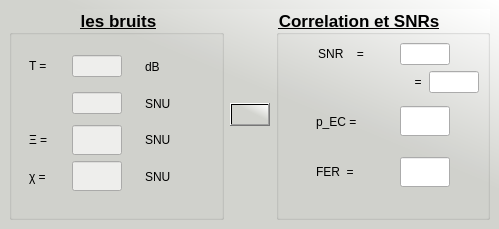
               <widget class="QWidget" name="page_1">
                <property name="styleSheet">
                 <string notr="true">*{
background-color: qlineargradient(spread:pad, x1:0.58371, y1:0.437, x2:1, y2:0, stop:0 rgba(210, 211, 206, 255), stop:1 rgba(255, 255, 255, 255));
}</string>
                </property>
                <widget class="QWidget" name="layoutWidget">
                 <property name="geometry">
                  <rect>
                   <x>9</x>
                   <y>9</y>
                   <width>481</width>
                   <height>211</height>
                  </rect>
                 </property>
                 <layout class="QHBoxLayout" name="horizontalLayout_39">
                  <item>
                   <widget class="QGroupBox" name="groupBox">
                    <property name="sizePolicy">
                     <sizepolicy hsizetype="Expanding" vsizetype="Expanding">
                      <horstretch>0</horstretch>
                      <verstretch>0</verstretch>
                     </sizepolicy>
                    </property>
                    <property name="minimumSize">
                     <size>
                      <width>0</width>
                      <height>0</height>
                     </size>
                    </property>
                    <property name="font">
                     <font>
                      <pointsize>13</pointsize>
                      <weight>75</weight>
                      <bold>true</bold>
                      <underline>true</underline>
                     </font>
                    </property>
                    <property name="styleSheet">
                     <string notr="true">#groupBox{
	color: rgb(0, 0, 0);
}
QLineEdit{
	background-color: rgb(238, 238, 236);
}
*{
background:none;
}</string>
                    </property>
                    <property name="title">
                     <string>les bruits</string>
                    </property>
                    <property name="alignment">
                     <set>Qt::AlignHCenter|Qt::AlignTop</set>
                    </property>
                    <widget class="QWidget" name="layoutWidget">
                     <property name="geometry">
                      <rect>
                       <x>3</x>
                       <y>42</y>
                       <width>201</width>
                       <height>141</height>
                      </rect>
                     </property>
                     <layout class="QVBoxLayout" name="verticalLayout_9">
                      <item>
                       <layout class="QHBoxLayout" name="horizontalLayout_7">
                        <item>
                         <widget class="QLabel" name="label_11">
                          <property name="minimumSize">
                           <size>
                            <width>0</width>
                            <height>20</height>
                           </size>
                          </property>
                          <property name="maximumSize">
                           <size>
                            <width>20</width>
                            <height>20</height>
                           </size>
                          </property>
                          <property name="text">
                           <string>T =</string>
                          </property>
                         </widget>
                        </item>
                        <item>
                         <widget class="QLineEdit" name="T">
                          <property name="maximumSize">
                           <size>
                            <width>50</width>
                            <height>16777215</height>
                           </size>
                          </property>
                         </widget>
                        </item>
                        <item>
                         <widget class="QLabel" name="label_10">
                          <property name="maximumSize">
                           <size>
                            <width>50</width>
                            <height>16777215</height>
                           </size>
                          </property>
                          <property name="text">
                           <string>dB</string>
                          </property>
                         </widget>
                        </item>
                       </layout>
                      </item>
                      <item>
                       <layout class="QHBoxLayout" name="horizontalLayout_8">
                        <item>
                         <widget class="QLabel" name="label_17">
                          <property name="minimumSize">
                           <size>
                            <width>0</width>
                            <height>20</height>
                           </size>
                          </property>
                          <property name="maximumSize">
                           <size>
                            <width>20</width>
                            <height>20</height>
                           </size>
                          </property>
                          <property name="text">
                           <string/>
                          </property>
                          <property name="pixmap">
                           <pixmap resource="feather/icons.qrc">:/images/5.png</pixmap>
                          </property>
                         </widget>
                        </item>
                        <item>
                         <widget class="QLineEdit" name="s_z">
                          <property name="maximumSize">
                           <size>
                            <width>50</width>
                            <height>16777215</height>
                           </size>
                          </property>
                         </widget>
                        </item>
                        <item>
                         <widget class="QLabel" name="label_12">
                          <property name="maximumSize">
                           <size>
                            <width>50</width>
                            <height>16777215</height>
                           </size>
                          </property>
                          <property name="text">
                           <string>SNU</string>
                          </property>
                         </widget>
                        </item>
                       </layout>
                      </item>
                      <item>
                       <layout class="QHBoxLayout" name="horizontalLayout_9">
                        <item>
                         <widget class="QLabel" name="label_25">
                          <property name="maximumSize">
                           <size>
                            <width>20</width>
                            <height>16777215</height>
                           </size>
                          </property>
                          <property name="text">
                           <string>Ξ =</string>
                          </property>
                         </widget>
                        </item>
                        <item>
                         <widget class="QLineEdit" name="Xi">
                          <property name="maximumSize">
                           <size>
                            <width>50</width>
                            <height>30</height>
                           </size>
                          </property>
                         </widget>
                        </item>
                        <item>
                         <widget class="QLabel" name="label_15">
                          <property name="maximumSize">
                           <size>
                            <width>50</width>
                            <height>16777215</height>
                           </size>
                          </property>
                          <property name="text">
                           <string>SNU</string>
                          </property>
                         </widget>
                        </item>
                       </layout>
                      </item>
                      <item>
                       <layout class="QHBoxLayout" name="horizontalLayout_14">
                        <item>
                         <widget class="QLabel" name="label_27">
                          <property name="maximumSize">
                           <size>
                            <width>20</width>
                            <height>16777215</height>
                           </size>
                          </property>
                          <property name="text">
                           <string>χ =</string>
                          </property>
                         </widget>
                        </item>
                        <item>
                         <widget class="QLineEdit" name="Chi">
                          <property name="maximumSize">
                           <size>
                            <width>50</width>
                            <height>30</height>
                           </size>
                          </property>
                         </widget>
                        </item>
                        <item>
                         <widget class="QLabel" name="label_22">
                          <property name="maximumSize">
                           <size>
                            <width>50</width>
                            <height>16777215</height>
                           </size>
                          </property>
                          <property name="text">
                           <string>SNU</string>
                          </property>
                         </widget>
                        </item>
                       </layout>
                      </item>
                     </layout>
                    </widget>
                   </widget>
                  </item>
                  <item>
                   <widget class="QPushButton" name="res_one">
                    <property name="text">
                     <string/>
                    </property>
                    <property name="icon">
                     <iconset resource="feather/icons.qrc">
                      <normaloff>:/images/loader.svg</normaloff>:/images/loader.svg</iconset>
                    </property>
                    <property name="iconSize">
                     <size>
                      <width>30</width>
                      <height>30</height>
                     </size>
                    </property>
                   </widget>
                  </item>
                  <item>
                   <widget class="QGroupBox" name="groupBox_2">
                    <property name="sizePolicy">
                     <sizepolicy hsizetype="Expanding" vsizetype="Expanding">
                      <horstretch>0</horstretch>
                      <verstretch>0</verstretch>
                     </sizepolicy>
                    </property>
                    <property name="minimumSize">
                     <size>
                      <width>0</width>
                      <height>0</height>
                     </size>
                    </property>
                    <property name="font">
                     <font>
                      <pointsize>13</pointsize>
                      <weight>75</weight>
                      <bold>true</bold>
                      <underline>true</underline>
                     </font>
                    </property>
                    <property name="styleSheet">
                     <string notr="true">#groupBox_2{
	
	color: rgb(0, 0, 0);
}

QLineEdit{
	background: none;
}
*{
background: none ;
}</string>
                    </property>
                    <property name="title">
                     <string>Correlation et SNRs</string>
                    </property>
                    <property name="alignment">
                     <set>Qt::AlignJustify|Qt::AlignTop</set>
                    </property>
                    <widget class="QWidget" name="layoutWidget">
                     <property name="geometry">
                      <rect>
                       <x>12</x>
                       <y>34</y>
                       <width>191</width>
                       <height>151</height>
                      </rect>
                     </property>
                     <layout class="QVBoxLayout" name="verticalLayout_12">
                      <item>
                       <layout class="QHBoxLayout" name="horizontalLayout_15">
                        <item>
                         <widget class="QLabel" name="label_36">
                          <property name="maximumSize">
                           <size>
                            <width>50</width>
                            <height>16777215</height>
                           </size>
                          </property>
                          <property name="text">
                           <string>SNR    =</string>
                          </property>
                          <property name="alignment">
                           <set>Qt::AlignCenter</set>
                          </property>
                         </widget>
                        </item>
                        <item>
                         <widget class="QLineEdit" name="SNR">
                          <property name="maximumSize">
                           <size>
                            <width>50</width>
                            <height>30</height>
                           </size>
                          </property>
                         </widget>
                        </item>
                       </layout>
                      </item>
                      <item>
                       <layout class="QHBoxLayout" name="horizontalLayout_13">
                        <item alignment="Qt::AlignHCenter|Qt::AlignVCenter">
                         <widget class="QLabel" name="label_78">
                          <property name="sizePolicy">
                           <sizepolicy hsizetype="Expanding" vsizetype="Expanding">
                            <horstretch>0</horstretch>
                            <verstretch>0</verstretch>
                           </sizepolicy>
                          </property>
                          <property name="maximumSize">
                           <size>
                            <width>50</width>
                            <height>16777215</height>
                           </size>
                          </property>
                          <property name="text">
                           <string/>
                          </property>
                          <property name="pixmap">
                           <pixmap resource="feather/icons.qrc">:/images/25.png</pixmap>
                          </property>
                         </widget>
                        </item>
                        <item>
                         <widget class="QLabel" name="label_77">
                          <property name="maximumSize">
                           <size>
                            <width>10</width>
                            <height>10</height>
                           </size>
                          </property>
                          <property name="text">
                           <string>=</string>
                          </property>
                          <property name="alignment">
                           <set>Qt::AlignCenter</set>
                          </property>
                         </widget>
                        </item>
                        <item>
                         <widget class="QLineEdit" name="SNR_hat">
                          <property name="maximumSize">
                           <size>
                            <width>50</width>
                            <height>30</height>
                           </size>
                          </property>
                         </widget>
                        </item>
                       </layout>
                      </item>
                      <item>
                       <layout class="QHBoxLayout" name="horizontalLayout_22">
                        <item>
                         <widget class="QLabel" name="label_83">
                          <property name="sizePolicy">
                           <sizepolicy hsizetype="Expanding" vsizetype="Expanding">
                            <horstretch>0</horstretch>
                            <verstretch>0</verstretch>
                           </sizepolicy>
                          </property>
                          <property name="maximumSize">
                           <size>
                            <width>50</width>
                            <height>16777215</height>
                           </size>
                          </property>
                          <property name="text">
                           <string>p_EC =</string>
                          </property>
                          <property name="alignment">
                           <set>Qt::AlignLeading|Qt::AlignLeft|Qt::AlignVCenter</set>
                          </property>
                         </widget>
                        </item>
                        <item>
                         <widget class="QLineEdit" name="p_EC">
                          <property name="maximumSize">
                           <size>
                            <width>50</width>
                            <height>30</height>
                           </size>
                          </property>
                         </widget>
                        </item>
                       </layout>
                      </item>
                      <item>
                       <layout class="QHBoxLayout" name="horizontalLayout_23">
                        <item>
                         <widget class="QLabel" name="label_90">
                          <property name="sizePolicy">
                           <sizepolicy hsizetype="Expanding" vsizetype="Expanding">
                            <horstretch>0</horstretch>
                            <verstretch>0</verstretch>
                           </sizepolicy>
                          </property>
                          <property name="maximumSize">
                           <size>
                            <width>50</width>
                            <height>16777215</height>
                           </size>
                          </property>
                          <property name="text">
                           <string>FER  =</string>
                          </property>
                         </widget>
                        </item>
                        <item>
                         <widget class="QLineEdit" name="FER">
                          <property name="maximumSize">
                           <size>
                            <width>50</width>
                            <height>30</height>
                           </size>
                          </property>
                         </widget>
                        </item>
                       </layout>
                      </item>
                     </layout>
                    </widget>
                   </widget>
                  </item>
                 </layout>
                </widget>
               </widget>
